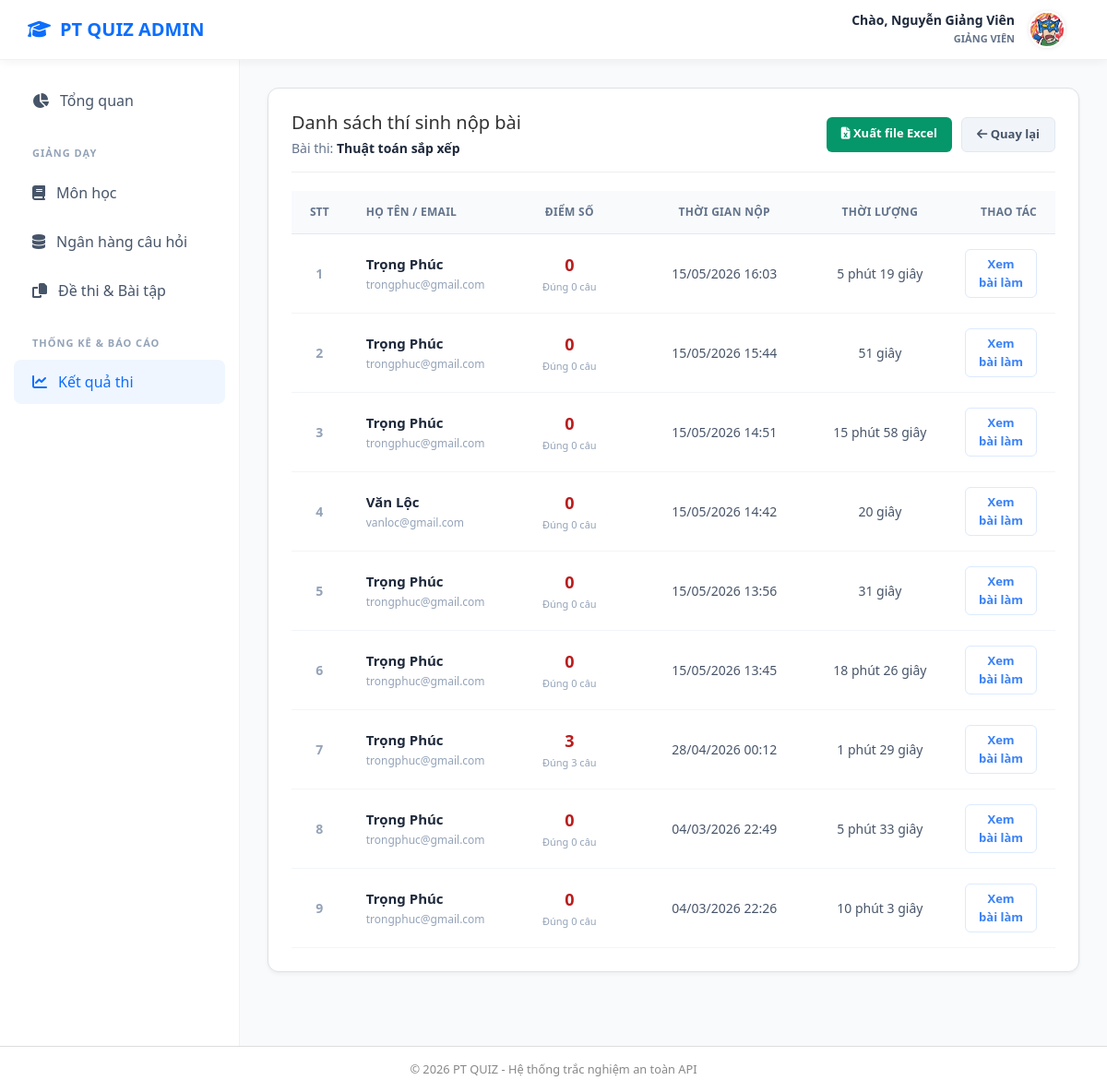
The app's page /index.php?act=ketqua-thi&id_baithi=36 (signed in) with its own data.
### tables this page shows
CREATE TABLE `baithi` (
  `id_baithi` int(11) NOT NULL,
  `id_monhoc` int(11) DEFAULT NULL,
  `ten_baithi` varchar(255) DEFAULT NULL,
  `mieuta` text DEFAULT NULL,
  `tongcauhoi` int(11) DEFAULT NULL,
  `thoigianlam` int(11) DEFAULT NULL,
  `thoigianbatdau` datetime DEFAULT NULL,
  `thoigianketthuc` datetime DEFAULT NULL,
  `trangthai` varchar(50) DEFAULT NULL,
  `xao_tron` tinyint(1) NOT NULL DEFAULT 0,
  `hien_dapan` tinyint(1) DEFAULT 0,
  `ngaytao` datetime DEFAULT NULL
);

CREATE TABLE `lanthi` (
  `id_lanthi` int(11) NOT NULL,
  `id_nguoidung` int(11) DEFAULT NULL,
  `id_baithi` int(11) DEFAULT NULL,
  `thoigianbatdau` datetime DEFAULT NULL,
  `thoigiannop` datetime DEFAULT NULL,
  `diem` float DEFAULT NULL,
  `thoigianconlai` int(11) DEFAULT NULL,
  `cautraloi_tam` text DEFAULT NULL,
  `trangthai` varchar(50) DEFAULT NULL,
  `socaudung` int(11) DEFAULT NULL,
  `tongdiem_toida` float DEFAULT NULL,
  `last_active` datetime DEFAULT NULL,
  `session_token` varchar(255) DEFAULT NULL
);

CREATE TABLE `nguoidung` (
  `id_nguoidung` int(11) NOT NULL,
  `email` varchar(100) DEFAULT NULL,
  `matkhau` varchar(255) DEFAULT NULL,
  `reset_token` varchar(64) DEFAULT NULL,
  `reset_token_expire` datetime DEFAULT NULL,
  `ten` varchar(100) DEFAULT NULL,
  `vaitro` varchar(50) DEFAULT NULL,
  `trangthai` varchar(50) DEFAULT NULL,
  `ngaytao` datetime DEFAULT NULL,
  `avatar` varchar(255) DEFAULT 'default.png'
);

### controller/giangvien/ketqua.controller.php (called while the page is built, shortened)
<?php
require_once __DIR__ . "/../../model/giangvien/ketqua.model.php";
function ketqua_index() {
    $id_giangvien = $_SESSION['user']['id_nguoidung'] ?? 0;
    if (isset($_GET['id_baithi'])) {
        $id_baithi = (int)$_GET['id_baithi'];
        $submissions = get_exam_submissions($id_baithi);
        $conn = Database::connect();
        $stmt = $conn->prepare("SELECT ten_baithi FROM baithi WHERE id_baithi = ?");
        $stmt->bind_param("i", $id_baithi);
        $stmt->execute();
        $baithi = $stmt->get_result()->fetch_assoc();
        return [
            'id_baithi' => $id_baithi,
            'title' => "Kết quả: " . ($baithi['ten_baithi'] ?? '---'),
            'view' => "views/giangvien/ketqua/submissions.php",
            'data' => $submissions,
            'baithi' => $baithi
        ];
    }
    $list_baithi = get_exam_results_summary($id_giangvien);
    return [
        'title' => "Kết quả thi",
        'view' => "views/giangvien/ketqua/list.php",
        'data' => $list_baithi
    ];
}

### model/giangvien/ketqua.model.php (called while the page is built, shortened)
<?php
function get_exam_submissions($id_baithi) {
    $conn = Database::connect();
    $sql = "SELECT
                l.id_lanthi,
                l.id_nguoidung,
                n.ten as ten_thisinh,
                n.email as email_thisinh,
                l.diem,
                l.socaudung,
                l.thoigianbatdau,
                l.thoigiannop,
                TIMESTAMPDIFF(SECOND, l.thoigianbatdau, l.thoigiannop) as thoi_gian_lam_giay
            FROM lanthi l
            JOIN nguoidung n ON l.id_nguoidung = n.id_nguoidung
            WHERE l.id_baithi = ? AND l.trangthai = 'done'
            ORDER BY l.thoigiannop DESC";
    $stmt = $conn->prepare($sql);
    $stmt->bind_param("i", $id_baithi);
    $stmt->execute();
    $result = $stmt->get_result();
    $data = $result->fetch_all(MYSQLI_ASSOC);
    return $data;
}

### views/giangvien/ketqua/submissions.php (the view)
<div class="card" style="background: white; padding: 25px; border-radius: 12px; border: 1px solid #dee2e6; box-shadow: 0 2px 4px rgba(0,0,0,0.05);">
    <div style="display: flex; justify-content: space-between; align-items: center; margin-bottom: 20px; padding-bottom: 15px; border-bottom: 1px solid #eee;">
        <div>
            <h2 style="margin: 0; color: #333; font-size: 20px;">Danh sách thí sinh nộp bài</h2>
            <div style="margin-top: 5px; color: #64748b; font-size: 14px;">
                Bài thi: <strong style="color: #1e293b;"><?= htmlspecialchars($baithi['ten_baithi'] ?? '---') ?></strong>
            </div>
        </div>
        <div style="display:flex; gap:10px;">
            <a href="api/ketqua/export-excel?id_baithi=<?= $id_baithi ?>"
               style="background:#059669; color:white; padding:8px 16px; border-radius:6px; text-decoration:none; font-size:13px; font-weight:600; border:none;">
               <i class="fas fa-file-excel"></i> Xuất file Excel
            </a>
            <a href="index.php?act=ketqua-thi"
               style="background:#f1f5f9; color:#475569; padding:8px 16px; border-radius:6px; text-decoration:none; font-size:13px; font-weight:600; border:1px solid #e2e8f0;">
               <i class="fas fa-arrow-left"></i> Quay lại
            </a>
        </div>
    </div>
    <table style="width: 100%; border-collapse: collapse;">
        <thead>
            <tr style="background: #f8fafc; border-bottom: 1px solid #e2e8f0;">
                <th style="padding: 14px 20px; text-align: center; color:#64748b; font-size:12px; font-weight:600; text-transform:uppercase; width:60px;">STT</th>
                <th style="padding: 14px 20px; text-align: left; color:#64748b; font-size:12px; font-weight:600; text-transform:uppercase; letter-spacing:0.025em;">Họ tên / Email</th>
                <th style="padding: 14px 20px; text-align: center; color:#64748b; font-size:12px; font-weight:600; text-transform:uppercase; letter-spacing:0.025em; width:150px;">Điểm số</th>
                <th style="padding: 14px 20px; text-align: center; color:#64748b; font-size:12px; font-weight:600; text-transform:uppercase; letter-spacing:0.025em; width:200px;">Thời gian nộp</th>
                <th style="padding: 14px 20px; text-align: center; color:#64748b; font-size:12px; font-weight:600; text-transform:uppercase; letter-spacing:0.025em; width:150px;">Thời lượng</th>
                <th style="padding: 14px 20px; text-align: right; color:#64748b; font-size:12px; font-weight:600; text-transform:uppercase; letter-spacing:0.025em; width:120px;">Thao tác</th>
            </tr>
        </thead>
        <tbody>
            <?php if (empty($data)): ?>
                <tr>
                    <td colspan="6" style="text-align:center; padding:40px; color:#94a3b8;">Chưa có thí sinh nào nộp bài thi này.</td>
                </tr>
            <?php else: ?>
                <?php foreach ($data as $index => $sub): ?>
                    <tr style="border-bottom:1px solid #f1f5f9; cursor:pointer;"
                        onclick="window.location.href='index.php?act=ketqua-thi&id_lanthi=<?= $sub['id_lanthi'] ?>'"
                        onmouseover="this.style.background='#f8fafc'" onmouseout="this.style.background='white'">
                        <td style="padding:16px 20px; text-align:center; color:#94a3b8; font-size:14px; font-weight:600;"><?= $index + 1 ?></td>
                        <td style="padding:16px 20px;">
                            <div style="font-weight:700; color:#1e293b; font-size:15px;"><?= htmlspecialchars($sub['ten_thisinh']) ?></div>
                            <div style="font-size:12px; color:#94a3b8; margin-top:2px;"><?= htmlspecialchars($sub['email_thisinh']) ?></div>
                        </td>
                        <td style="padding:16px 20px; text-align:center;">
                            <?php
                                $color = '#1e293b';
                                if ($sub['diem'] >= 8) $color = '#15803d';
                                elseif ($sub['diem'] >= 5) $color = '#1d4ed8';
                                else $color = '#b91c1c';
                            ?>
                            <div style="font-size:18px; font-weight:800; color:<?= $color ?>;"><?= $sub['diem'] ?></div>
                            <div style="font-size:11px; color:#94a3b8; margin-top:2px;">Đúng <?= $sub['socaudung'] ?> câu</div>
                        </td>
                        <td style="padding:16px 20px; text-align:center; color:#475569; font-size:14px;">
                            <?= date('d/m/Y H:i', strtotime($sub['thoigiannop'])) ?>
                        </td>
                        <td style="padding:16px 20px; text-align:center; color:#475569; font-size:14px;">
                            <?php
                                $s = $sub['thoi_gian_lam_giay'];
                                if ($s < 60) echo $s . " giây";
                                else echo floor($s / 60) . " phút " . ($s % 60) . " giây";
                            ?>
                        </td>
                        <td style="padding:16px 20px; text-align:right;">
                            <button style="background:#fff; color:#3b82f6; border:1px solid #dbeafe; padding:6px 12px; border-radius:6px; cursor:pointer; font-size:13px; font-weight:600;">Xem bài làm</button>
                        </td>
                    </tr>
                <?php endforeach; ?>
            <?php endif; ?>
        </tbody>
    </table>
</div>

### views/layouts/header.php (style rules this page uses)
:root { --primary-blue: #0d6efd; --dark-text: #212529; --light-bg: #f8fafc; --sidebar-bg: #ffffff; }
body { margin: 0; font-family: 'Segoe UI', sans-serif; background: var(--light-bg); }

### records on screen
baithi: ten_baithi "Thuật toán sắp xếp"
lanthi: id_nguoidung.ten "Trọng Phúc", id_nguoidung.email "trongphuc@gmail.com", diem "0", socaudung "0", thoigiannop "15/05/2026 16:03", s "5", s "19"
lanthi: id_nguoidung.ten "Trọng Phúc", id_nguoidung.email "trongphuc@gmail.com", diem "0", socaudung "0", thoigiannop "15/05/2026 15:44", s "51"
lanthi: id_nguoidung.ten "Trọng Phúc", id_nguoidung.email "trongphuc@gmail.com", diem "0", socaudung "0", thoigiannop "15/05/2026 14:51", s "15", s "58"
lanthi: id_nguoidung.ten "Văn Lộc", id_nguoidung.email "vanloc@gmail.com", diem "0", socaudung "0", thoigiannop "15/05/2026 14:42", s "20"
lanthi: id_nguoidung.ten "Trọng Phúc", id_nguoidung.email "trongphuc@gmail.com", diem "0", socaudung "0", thoigiannop "15/05/2026 13:56", s "31"
lanthi: id_nguoidung.ten "Trọng Phúc", id_nguoidung.email "trongphuc@gmail.com", diem "0", socaudung "0", thoigiannop "15/05/2026 13:45", s "18", s "26"
lanthi: id_nguoidung.ten "Trọng Phúc", id_nguoidung.email "trongphuc@gmail.com", diem "3", socaudung "3", thoigiannop "28/04/2026 00:12", s "1", s "29"
lanthi: id_nguoidung.ten "Trọng Phúc", id_nguoidung.email "trongphuc@gmail.com", diem "0", socaudung "0", thoigiannop "04/03/2026 22:49", s "5", s "33"
lanthi: id_nguoidung.ten "Trọng Phúc", id_nguoidung.email "trongphuc@gmail.com", diem "0", socaudung "0", thoigiannop "04/03/2026 22:26", s "10", s "3"

### other values on screen
$_SESSION['user']['ten'] "Nguyễn Giảng Viên"
